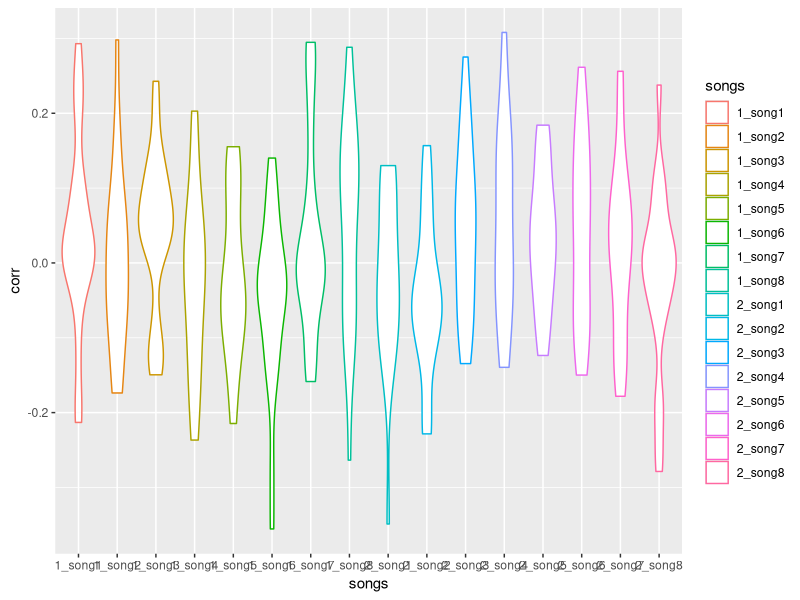
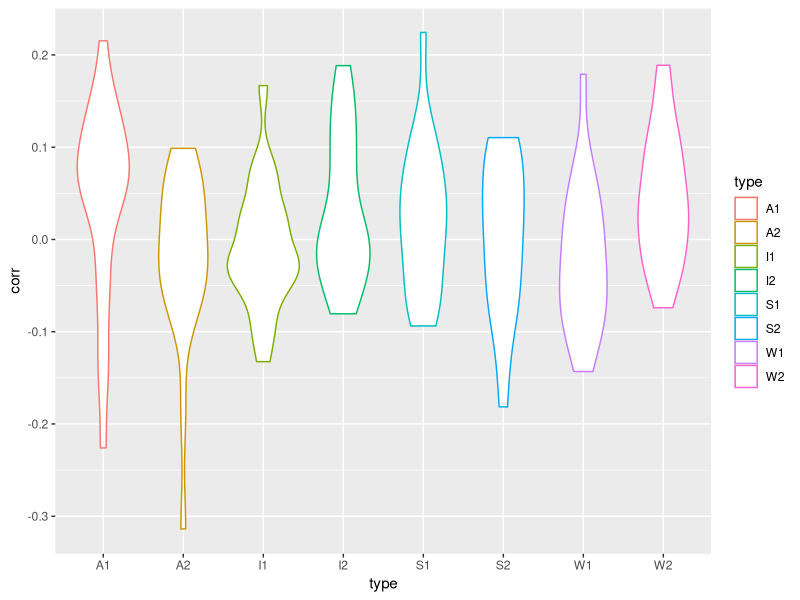
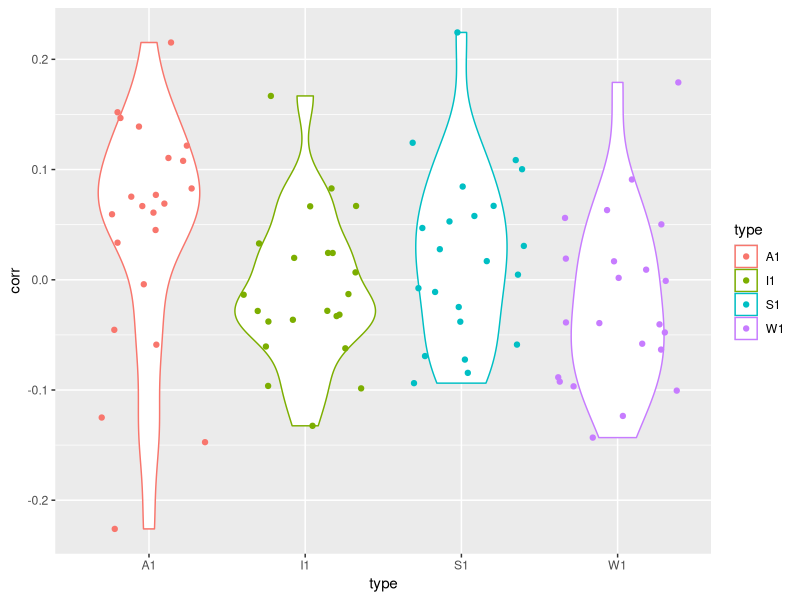
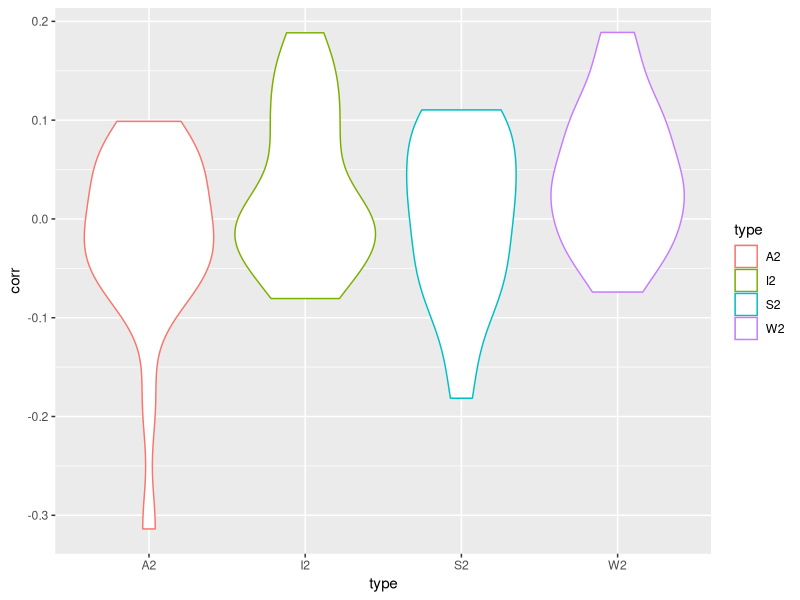
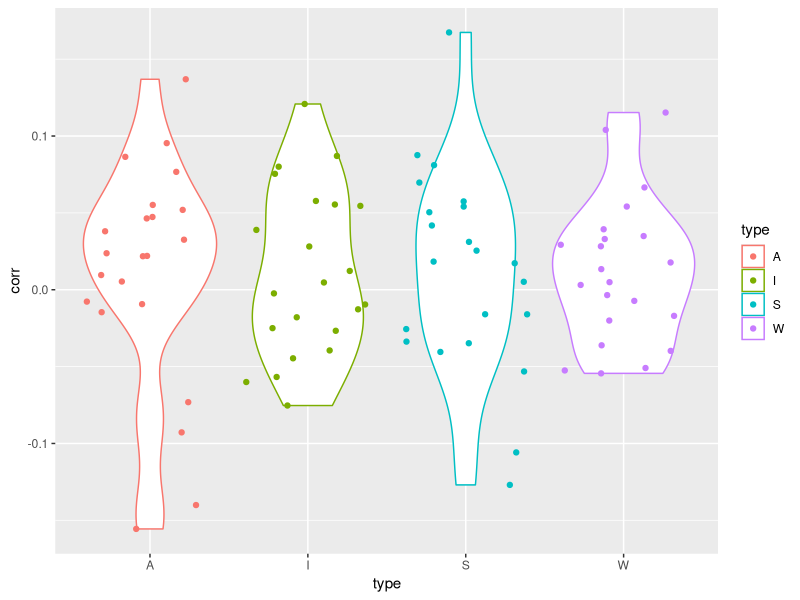
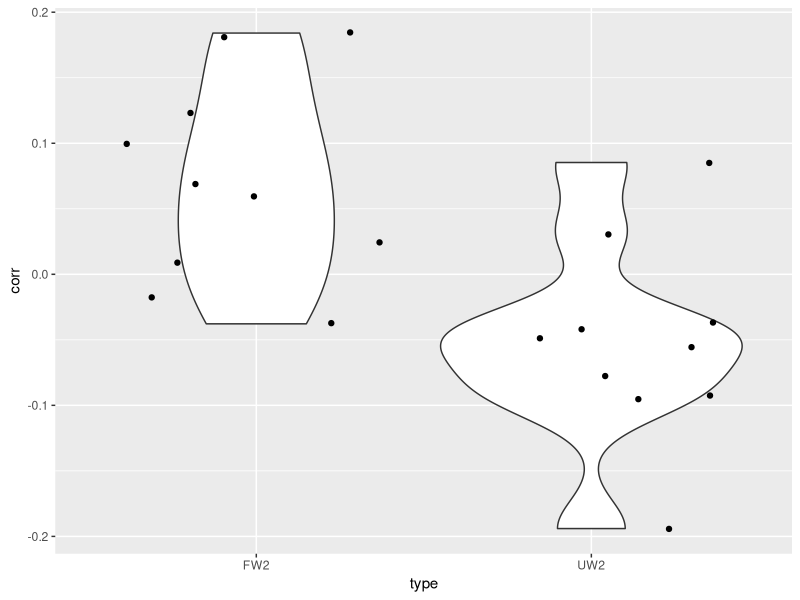

R code for these plots, in order:
library(tidyverse)
library(ggplot2)

data<-readr::read_csv('Motor.csv') #load data
data<-select(data, -ID) #remove ID variable
synchrony<-data %>% gather(songs, corr) #rearrange data
ggplot(synchrony) +
  aes(x=songs,y=corr, color=songs) +
  #geom_bar(stat="identity")
  #geom_jitter(alpha = 0.25)
  geom_violin()

A1<-select(data, "1_song1","1_song8") #ses 1 acapella data together
A1<-rowMeans(A1)
I1<-select(data, "1_song6","1_song7") #ses 1 instrumental data together
I1<-rowMeans(I1)
S1<-select(data, "1_song2","1_song3") #ses 1 spoken data together
S1<-rowMeans(S1)
W1<-select(data, "1_song4",'1_song5') #ses 1 whole data together
W1<-rowMeans(W1)
meansync1<-data.frame(A1,I1,S1,W1)
meansync1<-meansync1 %>% gather(type, corr) #rearrange data

A2<-select(data, "2_song1","2_song8") #ses 2 acapella data together
A2<-rowMeans(A2)
I2<-select(data, "2_song6","2_song7") #ses 2 instrumental data together
I2<-rowMeans(I2)
S2<-select(data, "2_song2","2_song3") #ses 2 spoken data together
S2<-rowMeans(S2)
W2<-select(data, "2_song4",'2_song5') #ses 2 whole data together
W2<-rowMeans(W2)
meansync2<-data.frame(A2,I2,S2,W2)
meansync2<-meansync2 %>% gather(type, corr) #rearrange data

meansync<-data.frame(A1,I1,S1,W1,A2,I2,S2,W2)
meansync<-meansync %>% gather(type, corr) #rearrange data

A<-select(data, "1_song1","1_song8","2_song1","2_song8") #acapella data together
A<-rowMeans(A)
I<-select(data, "1_song6","1_song7","2_song6","2_song7") #instrumental data together
I<-rowMeans(I)
S<-select(data, "1_song2","1_song3","2_song2","2_song3") #spoken data together
S<-rowMeans(S)
W<-select(data, "1_song4","1_song5","2_song4","2_song5") #whole data together
W<-rowMeans(W)
meansyncALL<-data.frame(A,I,S,W) 
meansyncALL<-meansyncALL %>% gather(type, corr) #rearrange data

ggplot(meansync) +
  aes(x=type,y=corr, color=type) +
  #geom_bar(stat="identity")
  #geom_jitter(alpha = 0.25)
  geom_violin()

ggplot(meansync1) +
  aes(x=type,y=corr, color=type) +
  #geom_bar(stat="identity")
  geom_violin() +
  geom_jitter() 

ggplot(meansync2) +
  aes(x=type,y=corr, color=type) +
  #geom_bar(stat="identity")
  #geom_jitter(alpha = 0.25)
  geom_violin()

ggplot(meansyncALL) +
  aes(x=type,y=corr, color=type) +
  #geom_bar(stat="identity")
  geom_violin()+
  geom_jitter()

t.test(A1,A2) # t=1.8682, p<0.001 A2<A1
t.test(I1,I2) #p=0.06
t.test(S1,S2) #t=3.17, p=0.003 S2<S1
t.test(W1,W2) #t=3.9112, p<0.001 W2<W1

fit<-aov(corr~type,data=meansync1) #sig effect of type in first session
summary(fit)

fit<-aov(corr~type,data=meansync2) #p=0.05 in second session
summary(fit)

fit<-aov(corr~type,data=meansyncALL) #sig effect of type when averaged across both sessions
summary(fit)

t.test(A,I)
t.test(A,S)
t.test(A,W)
t.test(I,S)
t.test(I,W)
t.test(S,W)

t.test(A1,I1)
t.test(A1,S1)
t.test(A1,W1)
t.test(I1,S1)
t.test(I1,W1)
t.test(S1,W1)

##################### UNFAMILIAR VS FAMILIAR#####################
##########GROUP A ##########
data<-readr::read_csv('Motor.csv') #load data
GA<-list("P101","P103","P105","P107","P111","P113","P115","P117","P119","P123","P125")
GroupA<-data[data$ID %in% GA, ]

FA1<-select(GroupA, "1_song8") #ses 1 acapella data together
FA1<-rowMeans(FA1)
FI1<-select(GroupA, '1_song7') #ses 1 instrumental data together
FI1<-rowMeans(FI1)
FS1<-select(GroupA, "1_song2") #ses 1 spoken data together
FS1<-rowMeans(FS1)
FW1<-select(GroupA, "1_song4") #ses 1 whole data together
FW1<-rowMeans(FW1)
Fmeansync1<-data.frame(FA1,FI1,FS1,FW1)
Fmeansync1<-meansync1 %>% gather(type, corr) #rearrange data

FA2<-select(GroupA, "2_song8") #ses 2 acapella data together
FA2<-rowMeans(FA2)
FI2<-select(GroupA, '2_song7') #ses 2 instrumental data together
FI2<-rowMeans(FI2)
FS2<-select(GroupA, "2_song2") #ses 2 spoken data together
FS2<-rowMeans(FS2)
FW2<-select(GroupA, "2_song4") #ses 2 whole data together
FW2<-rowMeans(FW2)
Fmeansync2<-data.frame(FA2,FI2,FS2,FW2)
Fmeansync2<-meansync2 %>% gather(type, corr) #rearrange data

Fmeansync<-data.frame(FA1,FI1,FS1,FW1,FA2,FI2,FS2,FW2) 
Fmeansync<-Fmeansync %>% gather(type, corr) #rearrange data

UA1<-select(GroupA, "1_song1") #ses 1 acapella data together
UA1<-rowMeans(UA1)
UI1<-select(GroupA, '1_song6') #ses 1 instrumental data together
UI1<-rowMeans(UI1)
US1<-select(GroupA, "1_song3") #ses 1 spoken data together
US1<-rowMeans(US1)
UW1<-select(GroupA, "1_song5") #ses 1 whole data together
UW1<-rowMeans(UW1)
Umeansync1<-data.frame(UA1,UI1,US1,UW1)
Umeansync1<-meansync1 %>% gather(type, corr) #rearrange data

UA2<-select(GroupA, "2_song1") #ses 2 acapella data together
UA2<-rowMeans(UA2)
UI2<-select(GroupA, '2_song6') #ses 2 instrumental data together
UI2<-rowMeans(UI2)
US2<-select(GroupA, "2_song3") #ses 2 spoken data together
US2<-rowMeans(US2)
UW2<-select(GroupA, "2_song5") #ses 2 whole data together
UW2<-rowMeans(UW2)
Umeansync2<-data.frame(UA2,UI2,US2,UW2)
Umeansync2<-meansync2 %>% gather(type, corr) #rearrange data

Fmeansync<-data.frame(FA1,FI1,FS1,FW1,FA2,FI2,FS2,FW2) 
Fmeansync<-Fmeansync %>% gather(type, corr) #rearrange data
Umeansync<-data.frame(UA1,UI1,US1,UW1,UA2,UI2,US2,UW2) 
Umeansync<-Umeansync %>% gather(type, corr) #rearrange data

t.test(FA2,UA2) #not sig
t.test(FI2,UI2) #not sig
t.test(FS2,US2) #not sig
t.test(FW2,UW2) #not sig

########## GROUP B ##########
data<-readr::read_csv('Motor.csv') #load data
GB<-list("P102","P104","P106","P108","P112","P114","P116","P118","P120","P122","P124")
GroupB<-data[data$ID %in% GB, ]

FA1<-select(GroupB, "1_song1") #ses 1 acapella data together
FA1<-rowMeans(FA1)
FI1<-select(GroupB, '1_song6') #ses 1 instrumental data together
FI1<-rowMeans(FI1)
FS1<-select(GroupB, "1_song3") #ses 1 spoken data together
FS1<-rowMeans(FS1)
FW1<-select(GroupB, "1_song5") #ses 1 whole data together
FW1<-rowMeans(FW1)
Fmeansync1<-data.frame(FA1,FI1,FS1,FW1)
Fmeansync1<-meansync1 %>% gather(type, corr) #rearrange data

FA2<-select(GroupB, "2_song1") #ses 2 acapella data together
FA2<-rowMeans(FA2)
FI2<-select(GroupB, '2_song6') #ses 2 instrumental data together
FI2<-rowMeans(FI2)
FS2<-select(GroupB, "2_song3") #ses 2 spoken data together
FS2<-rowMeans(FS2)
FW2<-select(GroupB, "2_song5") #ses 2 whole data together
FW2<-rowMeans(FW2)
Fmeansync2<-data.frame(FA2,FI2,FS2,FW2)
Fmeansync2<-meansync2 %>% gather(type, corr) #rearrange data

Fmeansync<-data.frame(FA1,FI1,FS1,FW1,FA2,FI2,FS2,FW2) 
Fmeansync<-Fmeansync %>% gather(type, corr) #rearrange data

UA1<-select(GroupB, "1_song8") #ses 1 acapella data together
UA1<-rowMeans(UA1)
UI1<-select(GroupB, '1_song7') #ses 1 instrumental data together
UI1<-rowMeans(UI1)
US1<-select(GroupB, "1_song4") #ses 1 spoken data together
US1<-rowMeans(US1)
UW1<-select(GroupB, "1_song2") #ses 1 whole data together
UW1<-rowMeans(UW1)
Umeansync1<-data.frame(UA1,UI1,US1,UW1)
Umeansync1<-meansync1 %>% gather(type, corr) #rearrange data

UA2<-select(GroupB, "2_song8") #ses 2 acapella data together
UA2<-rowMeans(UA2)
UI2<-select(GroupB, '2_song7') #ses 2 instrumental data together
UI2<-rowMeans(UI2)
US2<-select(GroupB, "2_song4") #ses 2 spoken data together
US2<-rowMeans(US2)
UW2<-select(GroupB, "2_song2") #ses 2 whole data together
UW2<-rowMeans(UW2)
Umeansync2<-data.frame(UA2,UI2,US2,UW2)
Umeansync2<-meansync2 %>% gather(type, corr) #rearrange data

Fmeansync<-data.frame(FA1,FI1,FS1,FW1,FA2,FI2,FS2,FW2) 
Fmeansync<-Fmeansync %>% gather(type, corr) #rearrange data
Umeansync<-data.frame(UA1,UI1,US1,UW1,UA2,UI2,US2,UW2) 
Umeansync<-Umeansync %>% gather(type, corr) #rearrange data

t.test(FA2,UA2) #not sig
t.test(FI2,UI2) #not sig
t.test(FS2,US2) #not sig
t.test(FW2,UW2) #not sig

whole<-data.frame(FW2, UW2) 
whole<-whole %>% gather(type, corr) #rearrange data
 ggplot(whole)+
   aes(x=type,y=corr)+
   geom_violin() +
   geom_jitter()